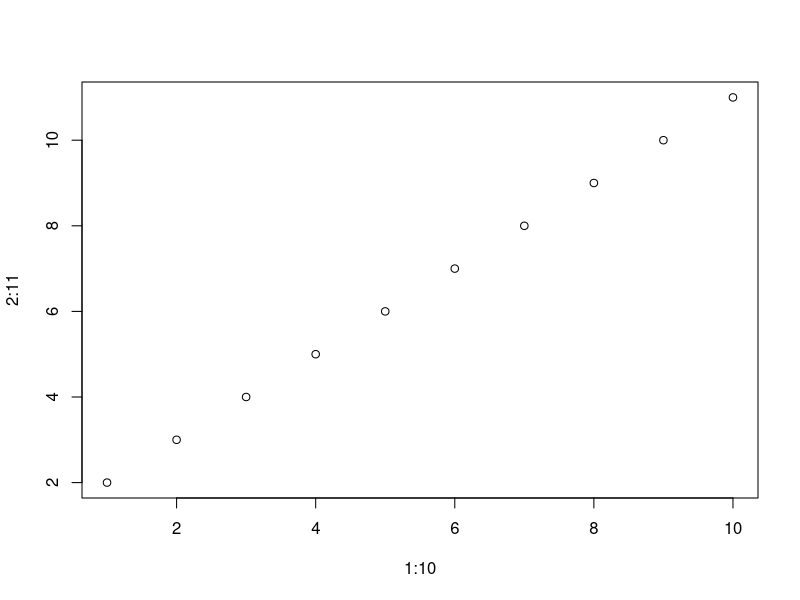
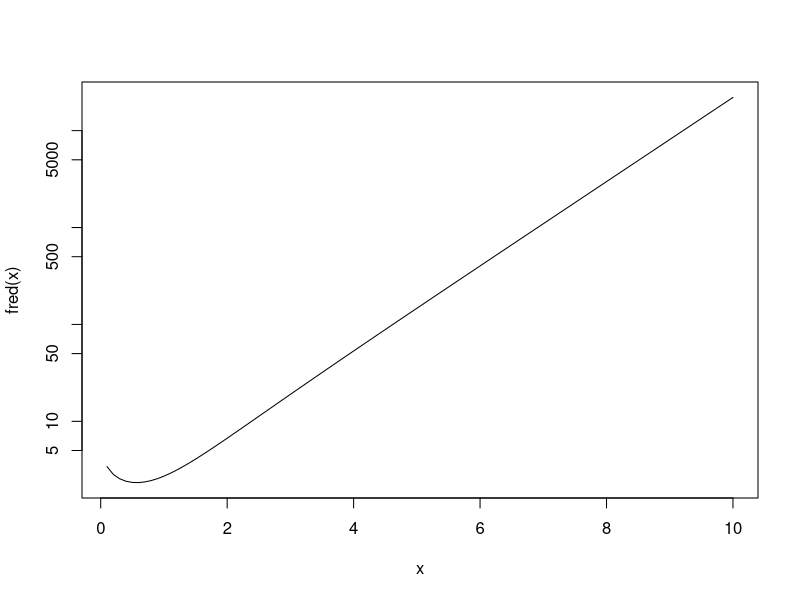

Reproduce these figures in R, in order. (Note: this script raises an error after producing the figures.)
## ---- chunk 1
2 + 2
2 +
2
(2
+ 2)
## ---- chunk 2
2 + 2; pi; "argle bargle"
## ---- chunk 3
foo <- 2
foo
foo = 3
foo
4 -> foo
foo
foo <<- 5
foo
6 ->> foo
foo
assign("foo", 7)
foo
## ---- chunk 4
x <- 1
x
## ---- chunk 5
x <- rnorm(10000)
head(x)
tail(x)
summary(x)
## ---- chunk 6
x <- y <- 2
x
y
## ---- chunk 7
x <- 2
x<-2
## ---- chunk 8
typeof(function(x) x)
## ---- chunk 9
ralph <- function(x) {
    x <- 2
    return(x)
}
x <- 1
ralph(x)
x
## ---- chunk 10
fred <- function(x, y) x + y
fred(2, 3)
## ---- chunk 11
fred <- function(x, y) {
   x <- cos(x)
   y <- exp(y)
   x + y
}
fred(2, 3)
## ---- chunk 12
fred <- function(x, y) return(x + y)
fred(2, 3)
## ---- chunk 13
sally <- plot(1:10, 2:11)
sally
## ---- chunk 14
fred <- function(x, y) {
   x <- cos(x)
   y <- exp(y)
   return(x + y)
   cat("just something here that can never get executed\n")
}
fred(2, 3)
## ---- chunk 15
fred <- function(x) exp(x) - log(x)
optimize(fred, c(0.1, 10))
## ---- chunk 16
curve(fred, from = 0.1, to = 10, log = "y")
## ---- chunk 17
optimize(function(x) exp(x) - log(x), c(0.1, 10))
## ---- chunk 18
(function(x) exp(x) - log(x))(2.7)
## ---- chunk 19
one <- 1
one
is.vector(one)
length(one)
## ---- chunk 20
1:40
## ---- chunk 21
one <- 1
typeof(one)
mode(one)
storage.mode(one)
class(one)
## ---- chunk 22
lone <- length(one)
typeof(lone)
mode(lone)
storage.mode(lone)
class(lone)
## ---- chunk 23
typeof(sqrt(-1))
## ---- chunk 24
typeof(sqrt(-1+0i))
## ---- chunk 25
sqrt(-1)
sqrt(-1+0i)
## ---- chunk 26
typeof(TRUE)
typeof(T)
T <- "spaghetti"
typeof(T)
## ---- chunk 27
TRUE <- "spaghetti"
## ---- chunk 28
LETTERS
## ---- chunk 29
length(LETTERS)
head(LETTERS)
tail(LETTERS)
length(colors())
head(colors())
tail(colors())
length(1:20)
length(double())
## ---- chunk 30
1:5 + 6:10
1:5 * 6:10
1:5 ^ 6:10
## ---- chunk 31
(1:5)^(6:10)
## ---- chunk 32
dnorm(1:5, 6:10, 11:15)
## ---- chunk 33
dnorm(1, 6, 11)
dnorm(2, 7, 12)
dnorm(3, 8, 13)
dnorm(4, 9, 14)
dnorm(5, 10, 15)
## ---- chunk 34
1:5 + 2
1:5 * 2
(1:5)^2
dnorm(1:5, 2, 2)
## ---- chunk 35
dnorm(1:2, 1:3, 1:5)
dnorm(1, 1, 1)
dnorm(2, 2, 2)
dnorm(1, 3, 3)
dnorm(2, 1, 4)
dnorm(1, 2, 5)
## ---- chunk 36
1:2 + 1:3
## ---- chunk 37
sum(1:5)
prod(1:5)
max(1:5)
min(1:5)
## ---- chunk 38
Reduce("+", 1:5, 0)
Reduce(function(x, y) if (x > y) x else y, 1:5, -Inf)
## ---- chunk 39
x <- rnorm(6)
x
ifelse(x < 0, x - 3, x + 3)
x + 3 * sign(x)
## ---- chunk 40
LETTERS[7]
## ---- chunk 41
LETTERS[2 * 1:7 - 1]
## ---- chunk 42
LETTERS[- (2 * 1:7 - 1)]
## ---- chunk 43
LETTERS[0:5]
## ---- chunk 44
LETTERS[seq_along(LETTERS) %% 2 == 1]
## ---- chunk 45
LETTERS[1:length(LETTERS) %% 2 == 1]
## ---- chunk 46
LETTERS[seq(1, length(LETTERS), 2)]
## ---- chunk 47
names(LETTERS) <- letters
LETTERS[c("d", "o", "g")]
## ---- chunk 48
get("names<-")
## ---- chunk 49
LETTERS[seq_along(LETTERS) %% 2 == 1] <- "woof"
LETTERS
## ---- chunk 50
rm(LETTERS)
LETTERS
## ---- chunk 51
x <- rnorm(100)
sum(x < 0)
## ---- chunk 52
foo <- 1:10
names(foo) <- foo + 100
foo
class(names(foo))
letters[1:3] <- rnorm(3)
letters[1:10]
## ---- chunk 53
as.character(1:5)
as.numeric(letters[1:5])
as.logical(0:5)
## ---- chunk 54
foo <- as.integer(c(0:5, NA))
foo
as.logical(foo)
foo <- c(0:5, pi, NA, NaN)
# has to be type double if contains pi
foo
as.logical(foo)
## ---- chunk 55
sally <- list(color = "red", number = pi,
    method = function(x, y) x + y)
sally
## ---- chunk 56
sally[3]
## ---- chunk 57
sally[[3]]
## ---- chunk 58
sally[2:3]
sally[[2:3]]
## ---- chunk 59
sally$method
sally[["method"]]
sally[[3]]
## ---- chunk 60
names(sally)[3] <- "function"
sally[["function"]]
sally[[3]]
## ---- chunk 61
sally
## ---- chunk 62
sally$`function`
## ---- chunk 63
get("[")
get("[[")
get("$")
get("[<-")
get("[[<-")
## ---- chunk 64
sally <- list(color = "red", number = pi,
    method = function(x, y) x + y)
sally$method(2, 3)
## ---- chunk 65
sally[[3]](2, 3)
## ---- chunk 66
fred <- function(y) function(x) x + y
fred(2)(3)
## ---- chunk 67
D(expression(x^3), "x")
D(expression(sin(x)), "x")
deriv(expression(sin(x)), "x")
## ---- chunk 68
deriv(expression(sin(x)), "x", function.arg = "x")
## ---- chunk 69
fred <- function(x, y) x + y
fran <- function(x) fred(x, 2)
fran(3)
## ---- chunk 70
sum
## ---- chunk 71
get("function")
`function`
## ---- chunk 72
fred <- `+`
fred(2, 3)
## ---- chunk 73
fred <- function(x, y) x^y
fred(2, 3)
fred(3, 2)
fred(x = 2, y = 3)
fred(y = 3, x = 2)
## ---- chunk 74
fred <- function(xerxes, yolanda) xerxes^yolanda
fred(y = 3, x = 2)
## ---- chunk 75
fred <- function(xerxes = 4, yolanda = 5) xerxes^yolanda
fred()
fred(2)
fred(2, 3)
fred(yola = 3)
## ---- chunk 76
fred <- function(x, fun1 = mean, fun2 = function(x) mean(x^2))
    fun2(x - fun1(x))
fred(1:10)
## ---- chunk 77
fred(1:10, median, function(x) median(abs(x)))
## ---- chunk 78
fred <- function(x, mu = mean(x), fun = function(x) mean(x^2))
    fun(x - mu)
fred(1:10)
## ---- chunk 79
fred(1:10, median(1:10), function(x) median(abs(x)))
## ---- chunk 80
svd
## ---- chunk 81
sample
## ---- chunk 82
args(list)
## ---- chunk 83
alice <- function(...) {
    args <- list(...)
    if (is.null(args$fred)) args$fred <- "J. Fred Muggs"
    args
}
alice(x = "foo", y = "bar")
alice(fred = 10)
## ---- chunk 84
fred <- function(..., herman = "default")
    list(dots = list(...), herman = herman)
fred(g = 1:10, h = c("red", "orange", "yellow", "blue",
    "green", "indigo", "violet"), i = function(x) x)
## ---- chunk 85
fred <- function(herman = "default", ...)
    list(dots = list(...), herman = herman)
fred(g = 1:10, h = c("red", "orange", "yellow", "blue",
    "green", "indigo", "violet"), i = function(x) x)
## ---- chunk 86
alpha <- pi
n <- 30
set.seed(42)
x <- rgamma(n, shape = alpha)
## ---- chunk 87
logl <- function(alpha, x)
    sum(dgamma(x, shape = alpha, log = TRUE))
## ---- chunk 88
interval <- mean(x) + c(-1, 1) * 3 * sd(x)
interval <- pmax(mean(x) / 1e3, interval)
interval
## ---- chunk 89
oout <- optimize(logl, maximum = TRUE, interval, x = x)
oout$maximum
mean(x)
## ---- chunk 90
mylogl <- Vectorize(function(alpha) logl(alpha, x))
curve(mylogl, from = interval[1], to = interval[2],
    xlab=expression(alpha), ylab=expression(logl(alpha)))
## ---- chunk 91
logl <- function(alpha)
    sum(dgamma(x, shape = alpha, log = TRUE))
## ---- chunk 92
oout <- optimize(logl, maximum = TRUE, interval)
oout$maximum
## ---- chunk 93
logl <- function(alpha, x)
    sum(dgamma(x, shape = alpha, log = TRUE))
## ---- chunk 94
y <- x
rm(x) # now x is gone
## ---- chunk 95
oout <- optimize(logl, maximum = TRUE, interval, x = y)
oout$maximum
## ---- chunk 96
make.logl <- function(x) function(alpha)
    sum(dgamma(x, shape = alpha, log = TRUE))

logl <- make.logl(y)
## ---- chunk 97
oout <- optimize(logl, maximum = TRUE, interval)
oout$maximum
## ---- chunk 98
logl <- (function(x) function(alpha)
    sum(dgamma(x, shape = alpha, log = TRUE)))(y)
## ---- chunk 99
oout <- optimize(logl, maximum = TRUE, interval)
oout$maximum
## ---- chunk 100
environment(logl)$x
identical(environment(logl)$x, y)
## ---- chunk 101
logl <- function(alpha, x) {
    stopifnot(is.numeric(alpha))
    stopifnot(is.finite(alpha))
    stopifnot(length(alpha) == 1)
    stopifnot(alpha > 0)
    stopifnot(is.numeric(x))
    stopifnot(is.finite(x))
    stopifnot(x > 0)
    sum(dgamma(x, shape = alpha, log = TRUE))
}
## ---- chunk 102
oout <- optimize(logl, maximum = TRUE, interval, x = y)
oout$maximum
## ---- chunk 103
mean(double())
## ---- chunk 104
mean(NA)
mean(NaN)
## ---- chunk 105
winsorizedMean <- function(x, winsorize = 0.2) {
    stopifnot(is.numeric(x))
    stopifnot(is.numeric(winsorize))
    stopifnot(length(winsorize) == 1)
    stopifnot(0 < winsorize & winsorize < 0.5)
    n <- length(x)
    if (n == 0) return(NaN)
    if (anyNA(x)) return(NaN)
    # now calculate the Winsorized mean of x in the case where
    # we know length(x) > 0 and there are no NA or NaN in x
}
## ---- chunk 106
anyNA(NA)
anyNA(NaN)
## ---- chunk 107
winsorizedMean <- function(x, winsorize = 0.2) {
    stopifnot(is.numeric(x))
    stopifnot(is.numeric(winsorize))
    stopifnot(length(winsorize) == 1)
    stopifnot(0 < winsorize & winsorize < 0.5)
    n <- length(x)
    if (n == 0) return(NaN)
    if (anyNA(x)) return(NaN)

    k <- floor(n * winsorize)
    if (k >= n / 2) stop("winsorize too large")
    if (k == 0) return(mean(x))
    x <- sort.int(x, partial = c(k + 1, n - k))
    if (k + 2 >= n - k - 1)
        return(mean(x[c(k + 1, n - k)]))
    else
        return ((k + 1) * (x[k + 1] + x[n - k]) +
            sum(x[seq(k + 2, n - k - 1)])) / n
}
## ---- chunk 108
winsorizedMean("fred")
winsorizedMean(double())
winsorizedMean(NA)
winsorizedMean(NaN)
winsorizedMean(1:10, 0.6)
winsorizedMean(1:10, "fred")
winsorizedMean(1:10, 1:10)
winsorizedMean(1:10, -3)
## ---- chunk 109
winsorizedMean(NA_real_)
winsorizedMean(c(1.1, 2.2, NA))
## ---- chunk 110
# make up some data
x <- rnorm(20)
identical(winsorizedMean(x, 0.001), mean(x))
## ---- chunk 111
identical(winsorizedMean(x, 0.499), median(x))
## ---- chunk 112
w1 <- winsorizedMean(x)
sx <- sort(x)
ilow <- seq_along(x) < length(x) * 0.2
ihig <- seq_along(x) > length(x) * 0.8
x.nonrep <- sx[! (ilow & ihig)]
sx[ilow] <- min(x.nonrep)
sx[ihig] <- max(x.nonrep)
w2 <- mean(sx)
identical(w1, w2)
## ---- chunk 113
w1 - w2
## ---- chunk 114
sort(x)
sx
## ---- chunk 115
floor(length(x) * 0.2)
## ---- chunk 116
ilow
ihig
## ---- chunk 117
ilow <- seq_along(x) <= length(x) * 0.2
ihig <- seq_along(x) >= length(x) * 0.8
ilow
ihig
## ---- chunk 118
ihig <- rev(ilow)
ihig
## ---- chunk 119
sx <- sort(x)
sx
x.nonrep <- sx[! (ilow & ihig)]
x.nonrep
## ---- chunk 120
x.nonrep <- sx[(! ilow) & (! ihig)]
x.nonrep
## ---- chunk 121
sx[ilow] <- min(x.nonrep)
sx[ihig] <- max(x.nonrep)
w2 <- mean(sx)
identical(w1, w2)
## ---- chunk 122
w1 - w2
## ---- chunk 123
sort(x)
sx
## ---- chunk 124
n <- length(x)
winsorize <- 0.2
k <- floor(n * winsorize)
k
myx <- sort.int(x, partial = c(k + 1, n - k))
myx
w3 <- (k + 1) * (myx[k + 1] + x[n - k]) +
            sum(myx[seq(k + 2, n - k - 1)]) / n
identical(w1, w3)
## ---- chunk 125
winsorizedMean <- function(x, winsorize = 0.2) {
    stopifnot(is.numeric(x))
    stopifnot(is.numeric(winsorize))
    stopifnot(length(winsorize) == 1)
    stopifnot(0 < winsorize & winsorize < 0.5)
    n <- length(x)
    if (n == 0) return(NaN)
    if (anyNA(x)) return(NaN)

    k <- floor(n * winsorize)
    if (k >= n / 2) stop("winsorize too large")
    if (k == 0) return(mean(x))
    x <- sort.int(x, partial = c(k + 1, n - k))
    if (k + 2 >= n - k - 1)
        return(mean(x[c(k + 1, n - k)]))
    else
        return(((k + 1) * (x[k + 1] + x[n - k]) +
            sum(x[seq(k + 2, n - k - 1)])) / n)
}
## ---- chunk 126
w1 <- winsorizedMean(x)
identical(w1, w2)
w1 - w2
all.equal(w1, w2)
## ---- chunk 127
winsorizedMean("fred")
winsorizedMean(double())
winsorizedMean(NA_real_)
winsorizedMean(NaN)
winsorizedMean(1:10, 0.6)
winsorizedMean(1:10, "fred")
winsorizedMean(1:10, 1:10)
winsorizedMean(1:10, -3)
identical(winsorizedMean(x, 0.001), mean(x))
identical(winsorizedMean(x, 0.499), median(x))
## ---- chunk 128
x <- rnorm(21)
winsorizedMean("fred")
winsorizedMean(double())
winsorizedMean(NA_real_)
winsorizedMean(NaN)
winsorizedMean(1:10, 0.6)
winsorizedMean(1:10, "fred")
winsorizedMean(1:10, 1:10)
winsorizedMean(1:10, -3)
identical(winsorizedMean(x, 0.001), mean(x))
identical(winsorizedMean(x, 0.499), median(x))
w1 <- winsorizedMean(x)
sx <- sort(x)
ilow <- seq_along(x) <= length(x) * 0.2
ihig <- rev(ilow)
x.nonrep <- sx[(! ilow) & (! ihig)]
sx[ilow] <- min(x.nonrep)
sx[ihig] <- max(x.nonrep)
w2 <- mean(sx)
identical(w1, w2)
